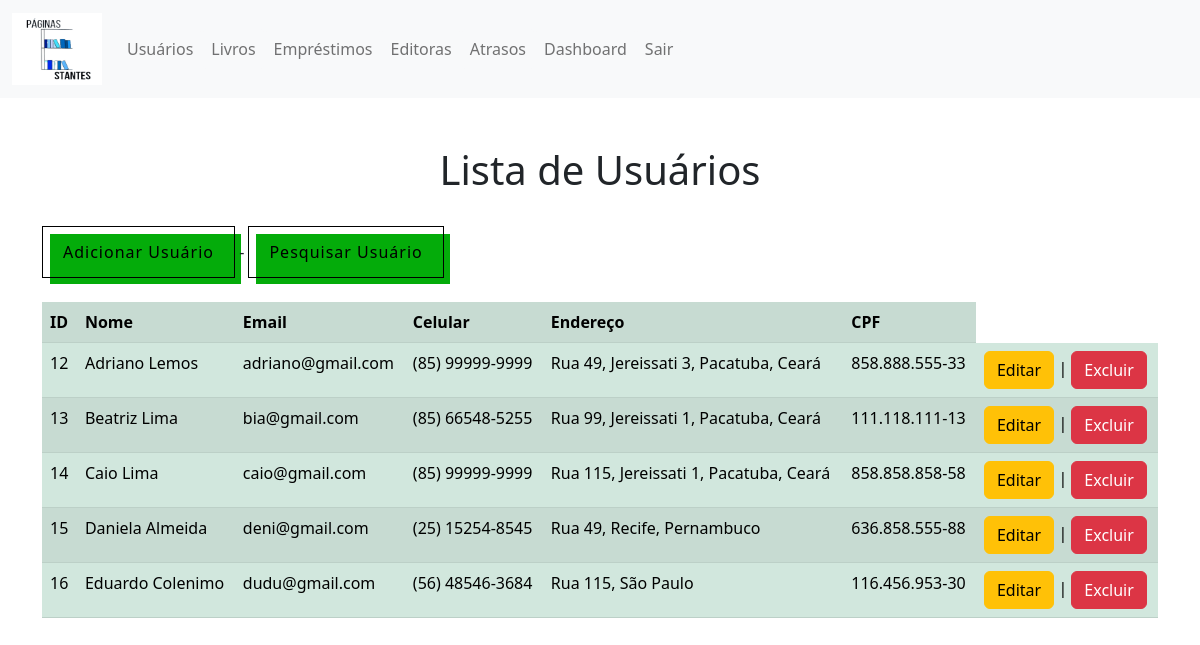
Page /ProjetoWDA/usuarios.php (signed in) on the earlier database version.
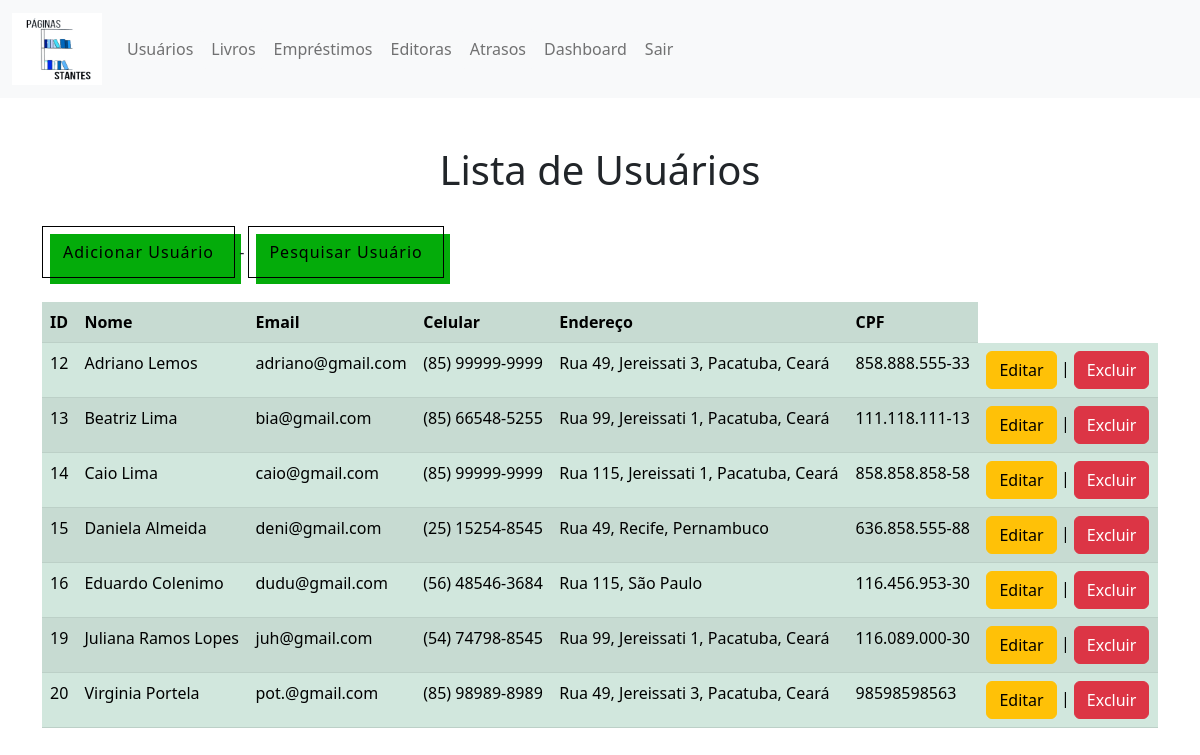
Same page on the later database version.
### tables this page shows
CREATE TABLE `usuarios` (
  `id` int(11) NOT NULL,
  `nome` varchar(35) DEFAULT NULL,
  `email` varchar(35) DEFAULT NULL,
  `celular` text DEFAULT NULL,
  `endereco` text DEFAULT NULL,
  `cpf` text NOT NULL
);

### ProjetoWDA/usuarios.php (the view, shortened to what this page needs)
<!DOCTYPE html>
<html lang="en">
<head>
	<link rel="stylesheet" href="css/bootstrap.min.css">
	<link rel="stylesheet" href="style.css">
</head>
<body>
    <nav class="navbar navbar-expand-lg bg-light">
        <div class="container-fluid">
		<a class="navbar-brand" href="#">
      		<img src="logo.png" alt="Bootstrap" width="90" height="72">
    	</a>
          <div class="collapse navbar-collapse" id="navbarNavAltMarkup">
            <div class="navbar-nav">
              <a class="nav-link btn btn-light" href="usuarios.php">Usuários</a>
			  <a class="nav-link btn btn-light" href="livros.php">Livros</a>
			  <a class="nav-link btn btn-light" href="emprestimos.php">Empréstimos</a>
			  <a class="nav-link btn btn-light" href="editoras.php">Editoras</a>
			  <a class="nav-link btn btn-light" href="atrasos.php">Atrasos</a>
			  <a class="nav-link btn btn-light" href="dashboard.php" class="dashboard-button">Dashboard</a>
			  <a class="nav-link btn btn-light" href="logout.php">Sair</a>
            </div>
          </div>
        </div>
      </nav>
	  <div class="fundo">
	  <br><br>
	  <div class="container">
      <center><h1>Lista de Usuários</h1></center>
	  <br>
	  <a href="adicionar.php"><button type="button" class="button-background-move">Adicionar Usuário</button></a> - <a href="pesquisarusuario.php"><button type="button" class="button-background-move">Pesquisar Usuário</button></a><br>
	  <br>
	<table class="table table-success table-striped">
		<tr>
			<th>ID</th>
			<th>Nome</th>
			<th>Email</th>
			<th>Celular</th>
			<th>Endereço</th>
			<th>CPF</th>
		</tr>
		<?php
			include 'conexao.php';
			$sql = "SELECT * FROM usuarios";
			$result = mysqli_query($conn, $sql);
			if (mysqli_num_rows($result) > 0) {
				while ($row = mysqli_fetch_assoc($result)) {
					echo "<tr>";
					echo "<td>".$row["id"]."</td>";
					echo "<td>".$row["nome"]."</td>";
					echo "<td>".$row["email"]."</td>";
					echo "<td>".$row["celular"]."</td>";
					echo "<td>".$row["endereco"]."</td>";
					echo "<td>".$row["cpf"]."</td>";
					echo "<td><a href='editar.php?id=".$row["id"]."' class='btn btn-warning'>Editar</a> | <a href='excluir.php?id=".$row["id"]."' class='btn btn-danger'>Excluir</a></td>";
					echo "</tr>";
				}
			} else {
				echo "<tr><td colspan='4'>Nenhum usuário encontrado.</td></tr>";
			}
		?>
	</table>
	</div>
	</div>
</body>
</html>

Differences in the rows shown:
added usuarios: id "19", nome "Juliana Ramos Lopes", email "juh@gmail.com", celular "(54) 74798-8545", endereco "Rua 99, Jereissati 1, Pacatuba, Ceará", cpf "116.089.000-30"
added usuarios: id "20", nome "Virginia Portela", email "pot.@gmail.com", celular "(85) 98989-8989", endereco "Rua 49, Jereissati 3, Pacatuba, Ceará", cpf "98598598563"
